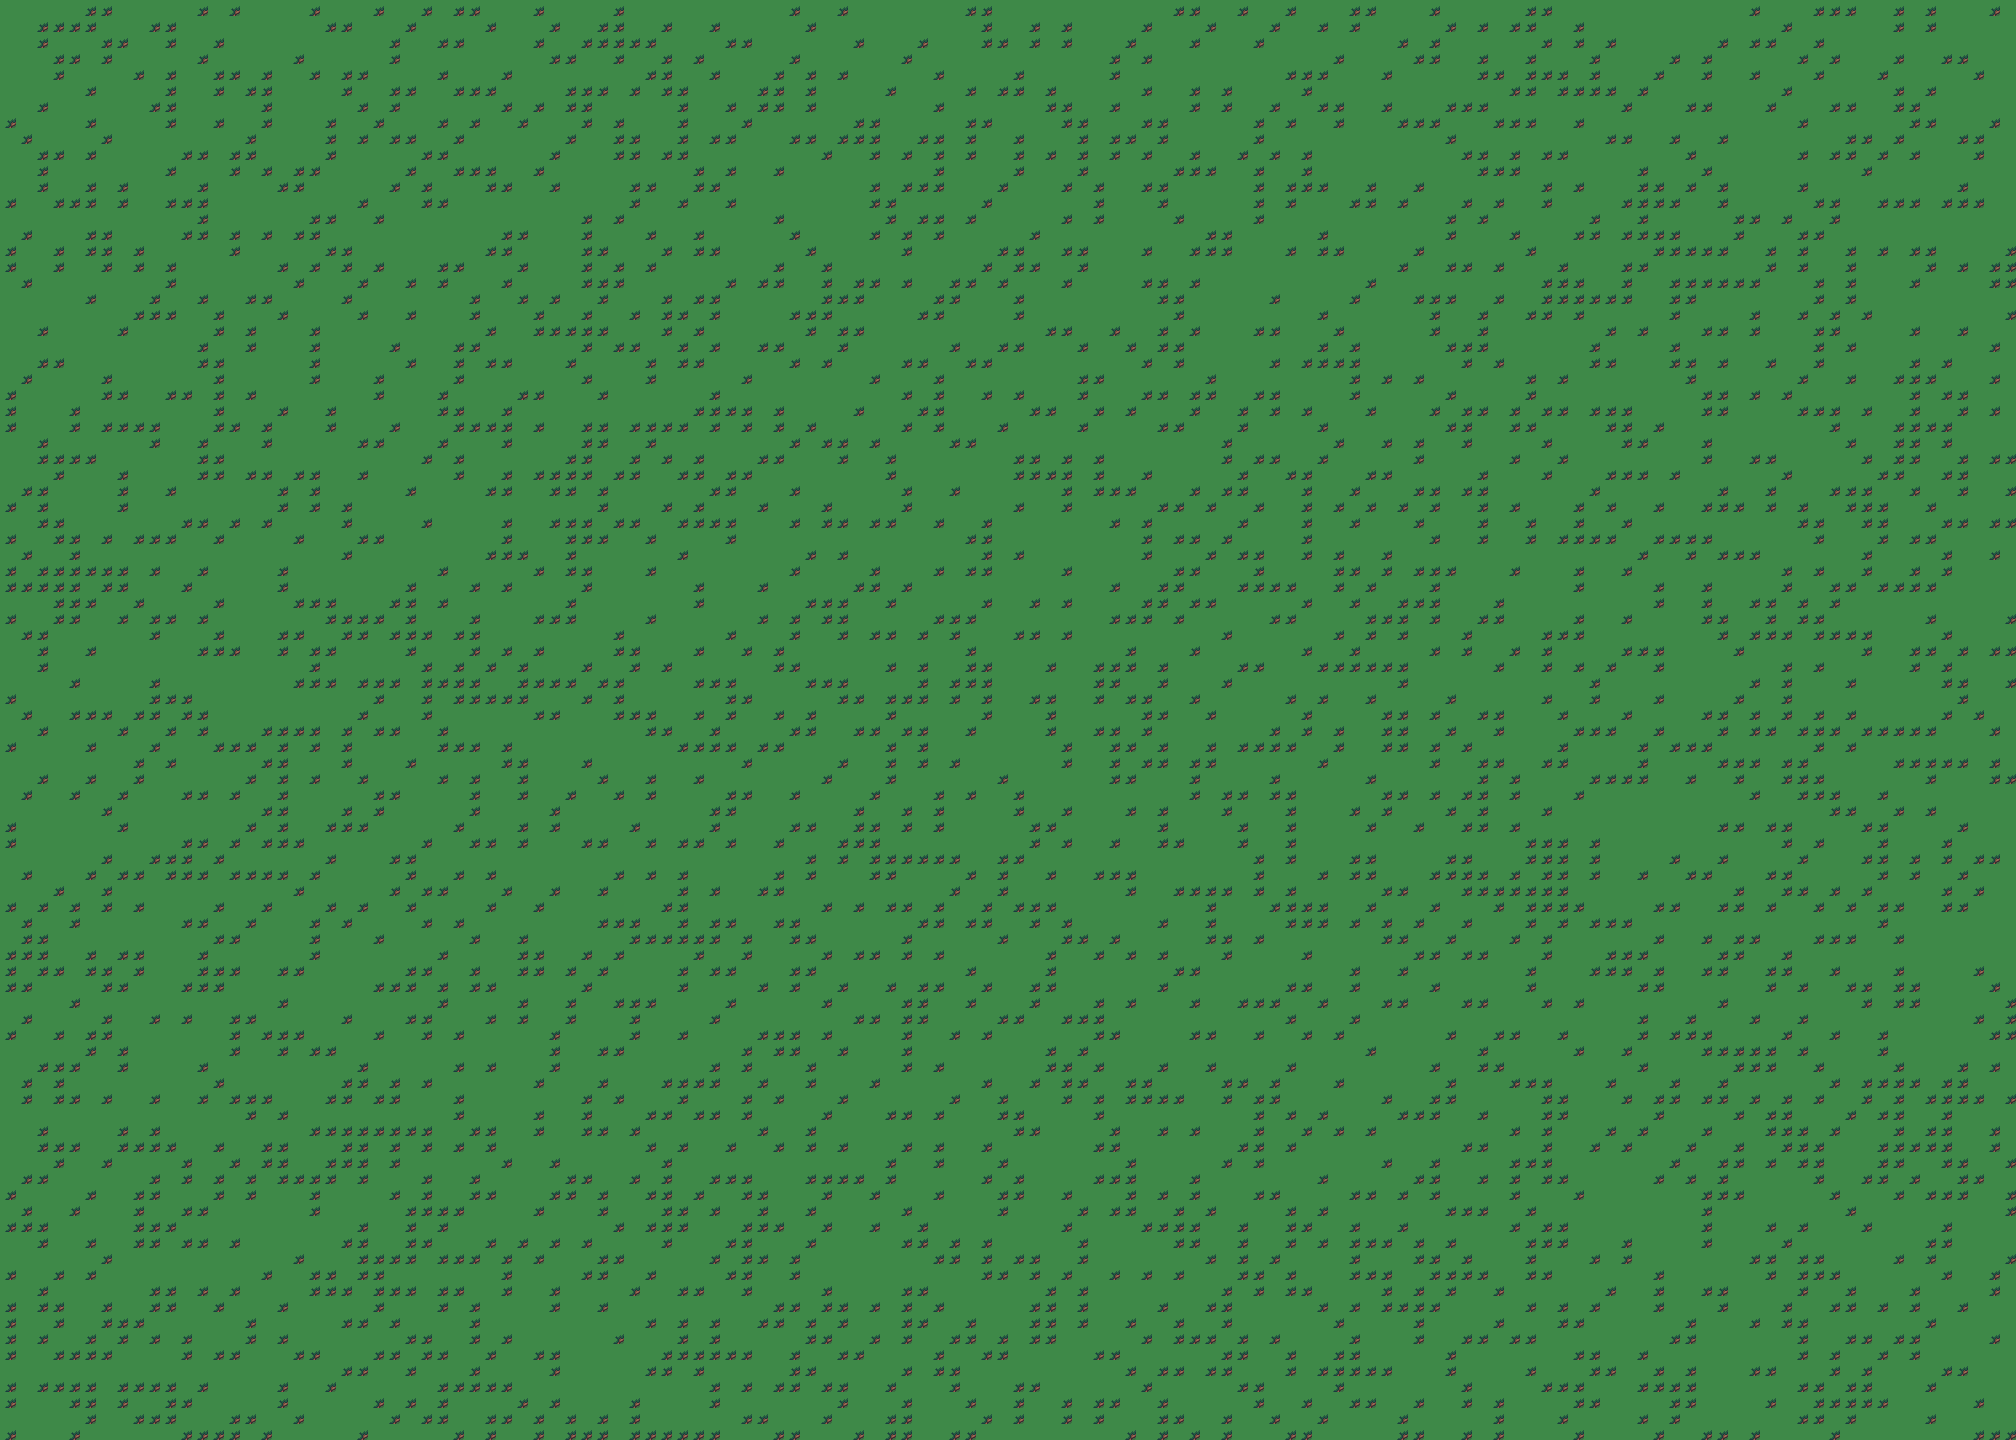

This game map was drawn from its Tiled (.tmx) file and the tilesets committed beside it. A one-line description and the trimmed map source follow:
An orthogonal 126x90 tile map with 16x16 px tiles, 5 tile layers (01_Ground, 02_Detail, 03_Structures, 04_Props, ...), 2 tilesets and 24 objects (4x enemy, 3x player, void_gate, memory_lane, throne_of_origin, ...).

<map version="1.10" tiledversion="1.12.1" orientation="orthogonal" renderorder="right-down" width="126" height="90" tilewidth="16" tileheight="16" infinite="0" nextlayerid="12" nextobjectid="34">
 <properties>
  <property name="groundStyle" value="peak" />
 </properties>
 <tileset firstgid="1" source="tileset.tsx" />
 <tileset firstgid="91" source="objects.tsx" />
 <layer id="7" name="01_Ground" width="126" height="90">
  <data>[11340 cells, 11340 non-empty, 2 distinct tile ids]</data>
 </layer>
 <layer id="8" name="02_Detail" width="126" height="90"><data>[11340 cells, 0 non-empty, 0 distinct tile ids]</data></layer><layer id="9" name="03_Structures" width="126" height="90"><data>[11340 cells, 0 non-empty, 0 distinct tile ids]</data></layer><layer id="10" name="04_Props" width="126" height="90"><data>[11340 cells, 0 non-empty, 0 distinct tile ids]</data></layer><layer id="11" name="05_Foreground" width="126" height="90"><data>[11340 cells, 0 non-empty, 0 distinct tile ids]</data></layer><objectgroup id="1" name="features">
  <object id="1" name="void_gate" x="900" y="1100" width="220" height="180">
   <properties>
    <property name="kind" value="gate" />
    <property name="label" value="Void Gate" />
   </properties>
  </object>
  <object id="2" name="memory_lane" x="240" y="520" width="260" height="420">
   <properties>
    <property name="kind" value="cliff" />
    <property name="label" value="Memory Lane" />
   </properties>
  </object>
  <object id="3" name="throne_of_origin" x="1490" y="360" width="300" height="520">
   <properties>
    <property name="kind" value="gate" />
    <property name="label" value="Throne of Origin" />
   </properties>
  </object>
  <object id="30" name="gauntlet_arch" x="1060" y="700" width="120" height="84">
   <properties>
    <property name="kind" value="gate" />
    <property name="label" value="Gauntlet of Trials" />
   </properties>
  </object>
 </objectgroup>
 <objectgroup id="2" name="collisions">
  <object id="4" x="0" y="0" width="2016" height="70" />
  <object id="5" x="0" y="1370" width="2016" height="70" />
  <object id="6" x="0" y="0" width="70" height="1440" />
  <object id="7" x="1946" y="0" width="70" height="1440" />
  <object id="8" x="900" y="1100" width="220" height="180" />
  <object id="9" x="240" y="520" width="260" height="420" />
  <object id="10" x="1490" y="360" width="300" height="520" />
  <object id="31" x="1060" y="700" width="120" height="84" />
 </objectgroup>
 <objectgroup id="3" name="spawn_points">
  <object id="11" name="from_rift" type="player" x="1008" y="1328">
   <properties>
    <property name="spawnId" value="from_rift" />
   </properties>
  </object>
  <object id="28" name="from_sanctum" type="player" x="1642" y="300">
   <properties>
    <property name="spawnId" value="from_sanctum" />
   </properties>
  </object>
  <object id="32" name="from_dungeon" type="player" x="420" y="300">
   <properties>
    <property name="spawnId" value="from_dungeon" />
   </properties>
  </object>
  <object id="12" name="enemy_1" type="enemy" x="760" y="980" />
  <object id="13" name="enemy_2" type="enemy" x="1160" y="780" />
  <object id="14" name="enemy_3" type="enemy" x="1360" y="620" />
  <object id="15" name="enemy_4" type="enemy" x="1700" y="420" />
 </objectgroup>
 <objectgroup id="4" name="doors">
  <object id="16" name="abyssal_rift_return" x="972" y="1280" width="80" height="80">
   <properties>
    <property name="label" value="Abyssal Rift" />
    <property name="targetZone" value="abyssal_rift" />
    <property name="targetSpawn" value="from_sanctum" />
   </properties>
  </object>
  <object id="27" name="clockwork_sanctum_return" x="1560" y="360" width="80" height="80">
   <properties>
    <property name="label" value="Clockwork Sanctum" />
    <property name="targetZone" value="clockwork_sanctum" />
    <property name="targetSpawn" value="from_rift" />
   </properties>
  </object>
  <object id="33" name="infinite_dungeon_gate" x="420" y="320" width="80" height="80">
   <properties>
    <property name="label" value="The Beyond" />
    <property name="targetZone" value="infinite_dungeon" />
    <property name="targetSpawn" value="from_void" />
    <property name="lockMessage" value="A rupture beyond the throne spirals into an endless proving ground." />
   </properties>
  </object>
 </objectgroup>
 <objectgroup id="5" name="npcs">
  <object id="17" name="watcher" x="620" y="980">
   <properties>
    <property name="npcId" value="the_watcher" />
    <property name="displayName" value="The Watcher" />
   </properties>
  </object>
 </objectgroup>
 <objectgroup id="6" name="chests">
  <object id="18" name="origin_cache" x="1540" y="360">
   <properties>
    <property name="gold" value="180" />
    <property name="potions" value="2" />
    <property name="recruitEventId" value="striker_mk3_join" />
    <property name="message" value="At the edge of the Throne of Origin, a sealed cache hums around a fully armed striker frame." />
   </properties>
  </object>
 </objectgroup>
</map>
